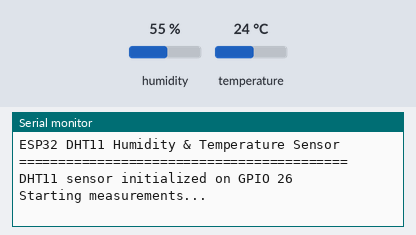
Simulated run of this program. Board: ESP32. Shown: the last lines printed to the serial monitor. The inputs (shaded band) are chosen by the test bench; at power-on: humidity 55 %, temperature 24 °C.

Above: at 2.2 s.
2.3 s: humidity set to 22 %
At 4.5 s:
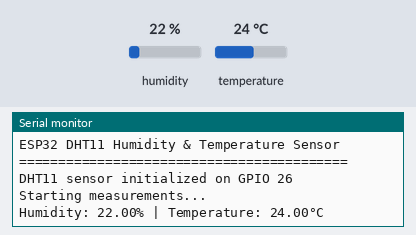
6.5 s: temperature set to 12 °C
At 8.1 s:
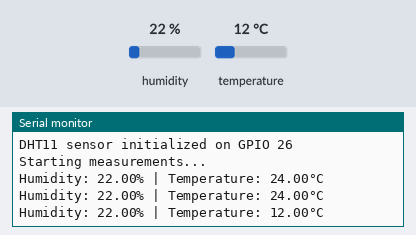
9.5 s: humidity set to 40 %
At 11.6 s:
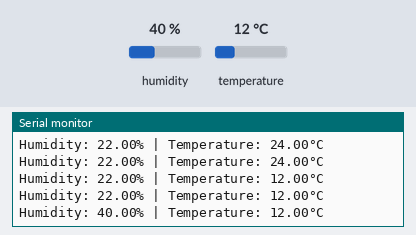

The program:

main.cpp
```cpp
#include <Arduino.h>
#include <DHT.h>

// DHT11 sensor configuration
#define DHTPIN 26     // GPIO 26 for DHT11 data pin
#define DHTTYPE DHT11

// Initialize DHT sensor
DHT dht(DHTPIN, DHTTYPE);

void setup() {
  // Initialize serial communication
  Serial.begin(115200);
  delay(1000);

  Serial.println("\n\nESP32 DHT11 Humidity & Temperature Sensor");
  Serial.println("==========================================");

  // Initialize DHT sensor
  dht.begin();
  Serial.println("DHT11 sensor initialized on GPIO 26");
  Serial.println("Starting measurements...\n");
}

void loop() {
  // Wait 2 seconds between measurements (DHT11 requires minimum 1 second)
  delay(2000);

  // Read humidity and temperature
  float humidity = dht.readHumidity();
  float temperature = dht.readTemperature();

  // Check if readings are valid
  if (isnan(humidity) || isnan(temperature)) {
    Serial.println("ERROR: Failed to read from DHT11 sensor!");
    return;
  }

  // Display readings
  Serial.print("Humidity: ");
  Serial.print(humidity);
  Serial.print("% | Temperature: ");
  Serial.print(temperature);
  Serial.println("°C");
}
```

Measured:
- after the input at 2.3 s, the serial monitor: prints a new line after 0.73 s (image 1)
- after the input at 6.5 s, the serial monitor: prints a new line after 0.58 s (image 2)
- after the input at 9.5 s, the serial monitor: prints a new line after 1.6 s (image 3)
